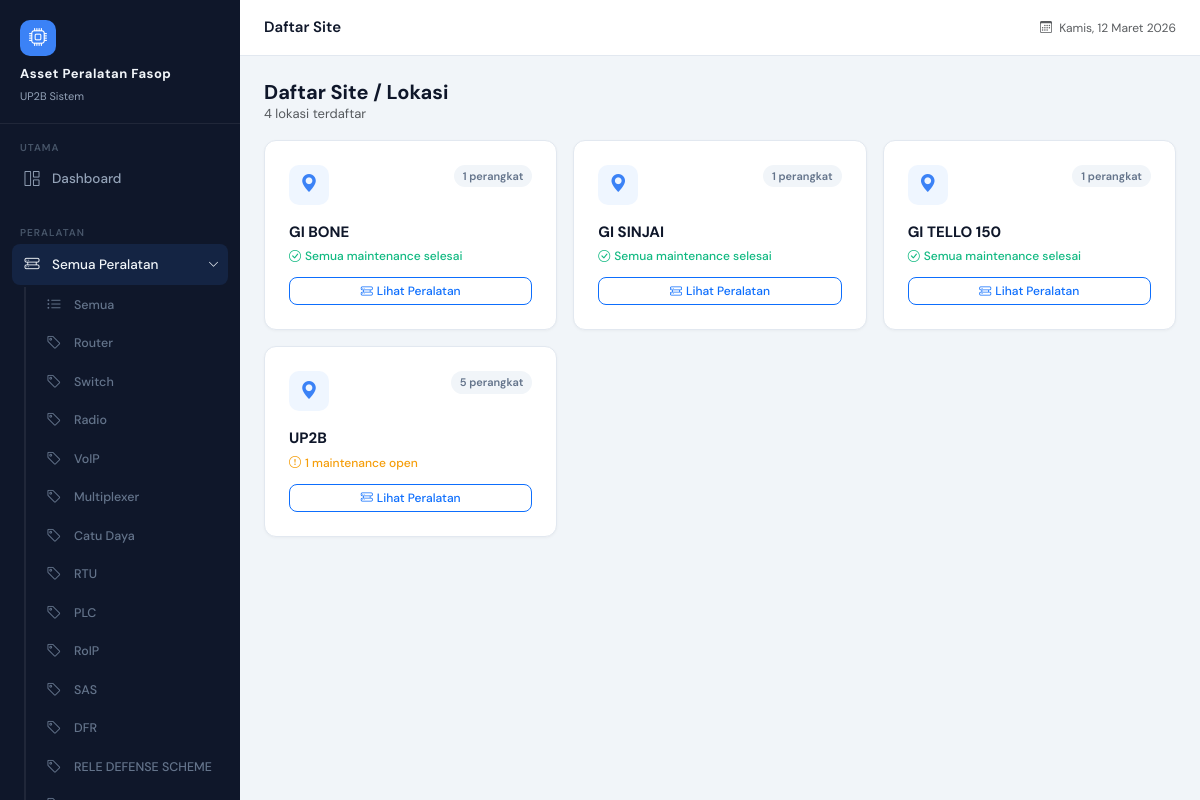
The app's page /lokasi/ (signed in) with its own data.
### devices/models.py (models this page shows, shortened)
class DeviceType(models.Model):
    name = models.CharField(max_length=100)

### devices/views.py (the view)
# urls.py: path('lokasi/', views.lokasi_list, name='lokasi_list'),
@login_required
def lokasi_list(request):
    lokasi_data = (
        Device.objects
        .filter(is_deleted=False)
        .exclude(lokasi__isnull=True)
        .exclude(lokasi__exact='')
        .exclude(lokasi__iexact='none')
        .annotate(lokasi_clean=Trim('lokasi'))
        .values('lokasi_clean')
        .annotate(total_device=Count('id'))
        .order_by('lokasi_clean')
    )
    from maintenance.models import Maintenance
    open_by_lokasi = {}
    for m in Maintenance.objects.filter(status='Open').select_related('device'):
        loc = (m.device.lokasi or '').strip()
        open_by_lokasi[loc] = open_by_lokasi.get(loc, 0) + 1
    lokasi_list_final = []
    for row in lokasi_data:
        row = dict(row)
        row['maintenance_open'] = open_by_lokasi.get(row['lokasi_clean'], 0)
        lokasi_list_final.append(row)
    return render(request, 'devices/lokasi_list.html', {'lokasi_data': lokasi_list_final})

### devices/context_processors.py (called while the page is built)
def device_types(request):
    return {
        'navbar_device_types': DeviceType.objects.all()
    }

def lokasi_list(request):
    lokasi = (
        Device.objects
        .filter(is_deleted=False)
        .exclude(lokasi__isnull=True)
        .exclude(lokasi__exact='')
        .exclude(lokasi__iexact='none')
        .annotate(lokasi_clean=Trim('lokasi'))
        .values_list('lokasi_clean', flat=True)
        .distinct()
        .order_by('lokasi_clean')
    )
    return {
        'navbar_lokasi_list': lokasi
    }

### devices/templates/devices/lokasi_list.html (shortened to what this page needs)
{% extends 'base.html' %}
{% block page_title %}Daftar Site{% endblock %}
{% block content %}
<div class="d-flex align-items-center justify-content-between mb-3">
    <div>
        <h2 class="mb-0" style="font-size:20px;font-weight:700;">Daftar Site / Lokasi</h2>
        <p class="text-muted mb-0" style="font-size:13px;">{{ lokasi_data|length }} lokasi terdaftar</p>
    </div>
</div>
<div class="row g-3">
    {% for l in lokasi_data %}
    <div class="col-md-4 col-sm-6">
        <div class="card h-100" style="transition:box-shadow 0.15s;" onmouseover="this.style.boxShadow='0 4px 16px rgba(59,130,246,0.10)'" onmouseout="this.style.boxShadow=''">
            <div class="card-body p-4">
                <div class="d-flex align-items-start justify-content-between mb-3">
                    <div style="width:40px;height:40px;background:#eff6ff;border-radius:10px;display:flex;align-items:center;justify-content:center;flex-shrink:0;">
                        <i class="bi bi-geo-alt-fill" style="color:#3b82f6;font-size:18px;"></i>
                    </div>
                    <span style="font-size:11px;background:#f1f5f9;color:#64748b;padding:3px 9px;border-radius:20px;font-weight:600;">
                        {{ l.total_device }} perangkat
                    </span>
                </div>
                <div style="font-size:15px;font-weight:700;color:#0f172a;margin-bottom:4px;">{{ l.lokasi_clean }}</div>
                {% if l.maintenance_open %}
                <div style="font-size:12px;color:#f59e0b;font-weight:500;margin-bottom:12px;">
                    <i class="bi bi-exclamation-circle me-1"></i>{{ l.maintenance_open }} maintenance open
                </div>
                {% else %}
                <div style="font-size:12px;color:#10b981;font-weight:500;margin-bottom:12px;">
                    <i class="bi bi-check-circle me-1"></i>Semua maintenance selesai
                </div>
                {% endif %}
                <a href="{% url 'device_list' %}?lokasi={{ l.lokasi_clean }}"
                   class="btn btn-sm btn-outline-primary w-100">
                    <i class="bi bi-hdd-rack me-1"></i>Lihat Peralatan
                </a>
            </div>
        </div>
    </div>
    {% endfor %}
</div>
{% endblock %}

### devices/templates/base.html (shortened to what this page needs)
<!DOCTYPE html>
<html lang="id">
<head>
    <link href="https://cdn.jsdelivr.net/npm/bootstrap@5.3.2/dist/css/bootstrap.min.css" rel="stylesheet">
    <link href="https://cdn.jsdelivr.net/npm/bootstrap-icons@1.11.3/font/bootstrap-icons.css" rel="stylesheet">
</head>
<body>
<div id="sidebar">
    <div class="sidebar-brand">
        <div class="brand-icon"><i class="bi bi-cpu"></i></div>
        <h6>Asset Peralatan Fasop</h6>
        <small>UP2B Sistem</small>
    </div>
    <div class="sidebar-section">
        <div class="sidebar-section-label">Utama</div>
        <a href="{% url 'dashboard' %}" class="sidebar-link {% if request.resolver_match.url_name == 'dashboard' %}active{% endif %}">
            <span class="si-icon"><i class="bi bi-grid-1x2"></i></span>
            Dashboard
        </a>
    </div>
    <div class="sidebar-section">
        <div class="sidebar-section-label">Peralatan</div>
        {% with url_name=request.resolver_match.url_name jenis_param=request.GET.jenis %}
        <button class="sidebar-link sidebar-group-toggle w-100 text-start border-0
            {% if 'device' in url_name or url_name == 'lokasi_list' %}active open{% endif %}"
            data-target="submenu-peralatan" type="button">
            <span class="si-icon"><i class="bi bi-hdd-rack"></i></span>
            Semua Peralatan
            <i class="bi bi-chevron-right sidebar-toggle-btn ms-auto"></i>
        </button>
        <div class="sidebar-submenu {% if 'device' in url_name or url_name == 'lokasi_list' %}open{% endif %}"
             id="submenu-peralatan">
            <a href="{% url 'device_list' %}"
               class="sidebar-link {% if url_name == 'device_list' and not jenis_param %}active{% endif %}">
                <span class="si-icon"><i class="bi bi-list-ul"></i></span>
                Semua
            </a>
            {% for jenis in navbar_device_types %}
            {% with jenis_id_str=jenis.id|stringformat:"s" %}
            <a href="{% url 'device_list' %}?jenis={{ jenis.id }}"
               class="sidebar-link
               {% if url_name == 'device_view' and active_device_jenis_id == jenis.id %}active{% endif %}">
                <span class="si-icon"><i class="bi bi-tag"></i></span>
                {{ jenis.name }}
            </a>
            {% endwith %}
            {% endfor %}
        </div>
        {% endwith %}
    </div>
</div>
<div id="main-content">
    <div id="topbar">
        <span class="topbar-title">{% block page_title %}{% endblock %}</span>
        <div class="topbar-right">
            <span class="text-muted" style="font-size:12px;">
                <i class="bi bi-calendar3 me-1"></i>
                <span id="topbar-date"></span>
            </span>
        </div>
    </div>
    <div class="page-content">
        {% block content %}{% endblock %}
    </div>
</div>
</body>
</html>

### devices/templates/base.html (style rules this page uses)
:root { --sidebar-width: 240px; --sidebar-bg: #0f172a; --sidebar-accent: #1e293b; --sidebar-active: #3b82f6; --sidebar-text: #94a3b8; --sidebar-text-active: #f1f5f9; --topbar-height: 56px; --body-bg: #f1f5f9; --card-bg: #ffffff; --text-primary: #0f172a; --text-secondary: #64748b; --border-color: #e2e8f0; --accent: #3b82f6; --accent-light: #eff6ff; --success: #10b981; --warning: #f59e0b; --danger: #ef4444; }
* { box-sizing: border-box; }
body { font-family: 'DM Sans', sans-serif; background: var(--body-bg); color: var(--text-primary); margin: 0; padding: 0; }
#sidebar { position: fixed; top: 0; left: 0; width: var(--sidebar-width); height: 100vh; background: var(--sidebar-bg); display: flex; flex-direction: column; z-index: 1000; transition: transform 0.3s ease; overflow-y: auto; }
.sidebar-brand { padding: 20px 20px 16px; border-bottom: 1px solid rgba(255,255,255,0.07); }
.sidebar-brand .brand-icon { width: 36px; height: 36px; background: var(--accent); border-radius: 10px; display: flex; align-items: center; justify-content: center; font-size: 18px; color: white; margin-bottom: 10px; }
.sidebar-brand h6 { color: var(--sidebar-text-active); font-weight: 700; font-size: 13px; letter-spacing: 0.5px; margin: 0; line-height: 1.3; }
.sidebar-brand small { color: var(--sidebar-text); font-size: 11px; }
.sidebar-section { padding: 16px 12px 8px; }
.sidebar-section-label { color: #475569; font-size: 10px; font-weight: 600; letter-spacing: 1px; text-transform: uppercase; padding: 0 8px; margin-bottom: 4px; }
.sidebar-link { display: flex; align-items: center; gap: 10px; padding: 9px 10px; border-radius: 8px; color: var(--sidebar-text); text-decoration: none; font-size: 13.5px; font-weight: 500; transition: all 0.15s; margin-bottom: 2px; }
.sidebar-link.active { background: var(--accent); color: white; }
.sidebar-link .si-icon { width: 20px; font-size: 15px; flex-shrink: 0; text-align: center; }
.sidebar-submenu { margin-left: 12px; border-left: 2px solid rgba(255,255,255,0.07); padding-left: 8px; display: none; overflow: hidden; }
.sidebar-submenu.open { display: block; }
.sidebar-submenu .sidebar-link { font-size: 12.5px; padding: 7px 10px; color: #64748b; }
.sidebar-group-toggle { display: flex; align-items: center; gap: 10px; padding: 9px 10px; border-radius: 8px; color: var(--sidebar-text); font-size: 13.5px; font-weight: 500; transition: all 0.15s; margin-bottom: 2px; background: transparent; cursor: pointer; }
.sidebar-group-toggle.active { color: var(--sidebar-text-active); background: rgba(59,130,246,0.12); }
.sidebar-toggle-btn { margin-left: auto; font-size: 11px; transition: transform 0.22s ease; flex-shrink: 0; }
.sidebar-group-toggle.open .sidebar-toggle-btn { transform: rotate(90deg); }
#main-content { margin-left: var(--sidebar-width); min-height: 100vh; display: flex; flex-direction: column; }
#topbar { height: var(--topbar-height); background: white; border-bottom: 1px solid var(--border-color); display: flex; align-items: center; padding: 0 24px; gap: 16px; position: sticky; top: 0; z-index: 500; }
.topbar-title { font-size: 15px; font-weight: 600; color: var(--text-primary); }
.topbar-right { margin-left: auto; display: flex; align-items: center; gap: 12px; }
.page-content { padding: 24px; flex: 1; }
.card { border: 1px solid var(--border-color); border-radius: 12px; box-shadow: 0 1px 3px rgba(0,0,0,0.04); }
.btn { font-size: 13px; font-weight: 500; border-radius: 8px; }
.btn-sm { font-size: 12px; padding: 4px 10px; }

### records on screen
DeviceType: name "Router"
DeviceType: name "Switch"
DeviceType: name "Radio"
DeviceType: name "VoIP"
DeviceType: name "Multiplexer"
DeviceType: name "Catu Daya"
DeviceType: name "RTU"
DeviceType: name "PLC"
DeviceType: name "RoIP"
DeviceType: name "SAS"
DeviceType: name "DFR"
DeviceType: name "RELE DEFENSE SCHEME"

### other values on screen
{{ lokasi_data|length }} "4"
{{ l.total_device }} "1" "1" "1" "5"
{{ l.lokasi_clean }} "GI BONE" "GI SINJAI" "GI TELLO 150" "UP2B"
{{ l.maintenance_open }} "1"
